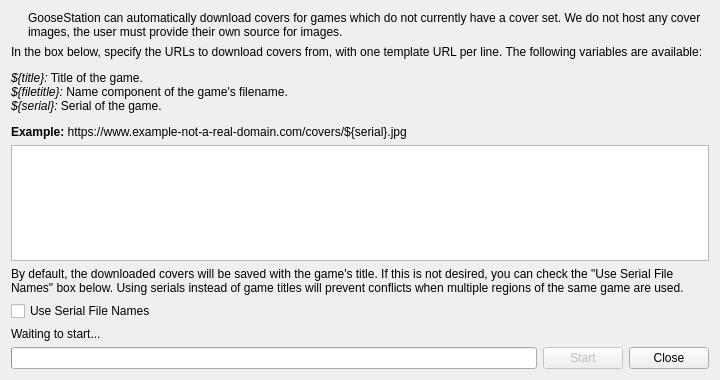
<?xml version="1.0" encoding="UTF-8"?>
<ui version="4.0">
 <class>CoverDownloadDialog</class>
 <widget class="QDialog" name="CoverDownloadDialog">
  <property name="geometry">
   <rect>
    <x>0</x>
    <y>0</y>
    <width>720</width>
    <height>380</height>
   </rect>
  </property>
  <property name="windowTitle">
   <string>Download Covers</string>
  </property>
  <layout class="QVBoxLayout" name="verticalLayout">
   <item>
    <layout class="QHBoxLayout" name="horizontalLayout_2" stretch="0,1">
     <property name="spacing">
      <number>10</number>
     </property>
     <item>
      <widget class="QLabel" name="coverIcon">
       <property name="text">
        <string/>
       </property>
       <property name="pixmap">
        <pixmap resource="resources/resources.qrc">:/icons/black/svg/artboard-2-line.svg</pixmap>
       </property>
       <property name="alignment">
        <set>Qt::AlignLeading|Qt::AlignLeft|Qt::AlignTop</set>
       </property>
      </widget>
     </item>
     <item>
      <widget class="QLabel" name="label">
       <property name="text">
        <string>GooseStation can automatically download covers for games which do not currently have a cover set. We do not host any cover images, the user must provide their own source for images.</string>
       </property>
       <property name="wordWrap">
        <bool>true</bool>
       </property>
      </widget>
     </item>
    </layout>
   </item>
   <item>
    <widget class="QLabel" name="label_3">
     <property name="text">
      <string>&lt;html&gt;&lt;head/&gt;&lt;body&gt;&lt;p&gt;In the box below, specify the URLs to download covers from, with one template URL per line. The following variables are available:&lt;/p&gt;&lt;p&gt;&lt;span style=&quot; font-style:italic;&quot;&gt;${title}:&lt;/span&gt; Title of the game.&lt;br/&gt;&lt;span style=&quot; font-style:italic;&quot;&gt;${filetitle}:&lt;/span&gt; Name component of the game's filename.&lt;br/&gt;&lt;span style=&quot; font-style:italic;&quot;&gt;${serial}:&lt;/span&gt; Serial of the game.&lt;/p&gt;&lt;p&gt;&lt;span style=&quot; font-weight:700;&quot;&gt;Example:&lt;/span&gt; https://www.example-not-a-real-domain.com/covers/${serial}.jpg&lt;/p&gt;&lt;/body&gt;&lt;/html&gt;</string>
     </property>
     <property name="wordWrap">
      <bool>true</bool>
     </property>
    </widget>
   </item>
   <item>
    <widget class="QTextEdit" name="urls"/>
   </item>
   <item>
    <widget class="QLabel" name="label_2">
     <property name="text">
      <string>By default, the downloaded covers will be saved with the game's title. If this is not desired, you can check the &quot;Use Serial File Names&quot; box below. Using serials instead of game titles will prevent conflicts when multiple regions of the same game are used.</string>
     </property>
     <property name="wordWrap">
      <bool>true</bool>
     </property>
    </widget>
   </item>
   <item>
    <widget class="QCheckBox" name="useSerialFileNames">
     <property name="text">
      <string>Use Serial File Names</string>
     </property>
    </widget>
   </item>
   <item>
    <widget class="QLabel" name="status">
     <property name="text">
      <string>Waiting to start...</string>
     </property>
    </widget>
   </item>
   <item>
    <layout class="QHBoxLayout" name="horizontalLayout">
     <item>
      <widget class="QProgressBar" name="progress"/>
     </item>
     <item>
      <widget class="QPushButton" name="start">
       <property name="enabled">
        <bool>false</bool>
       </property>
       <property name="text">
        <string>Start</string>
       </property>
       <property name="default">
        <bool>true</bool>
       </property>
      </widget>
     </item>
     <item>
      <widget class="QPushButton" name="close">
       <property name="text">
        <string>Close</string>
       </property>
      </widget>
     </item>
    </layout>
   </item>
  </layout>
 </widget>
 <resources>
  <include location="resources/resources.qrc"/>
 </resources>
 <connections/>
</ui>
